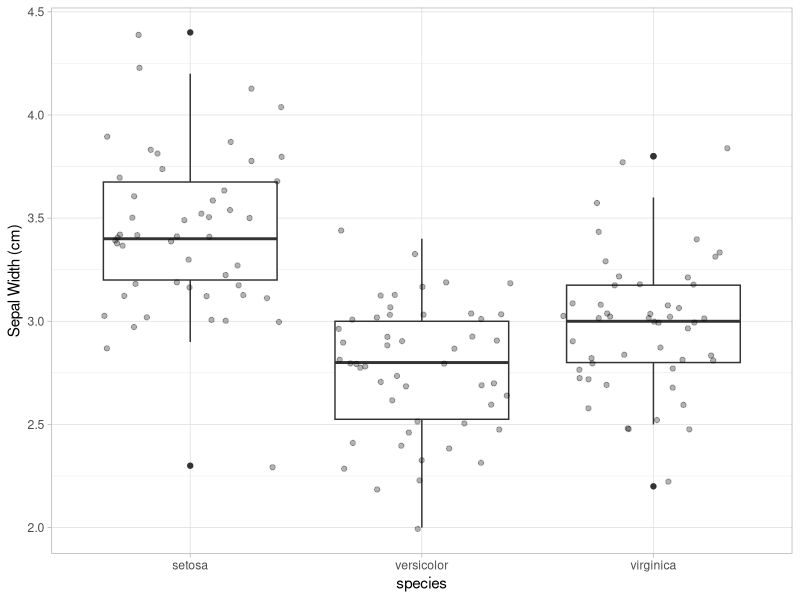
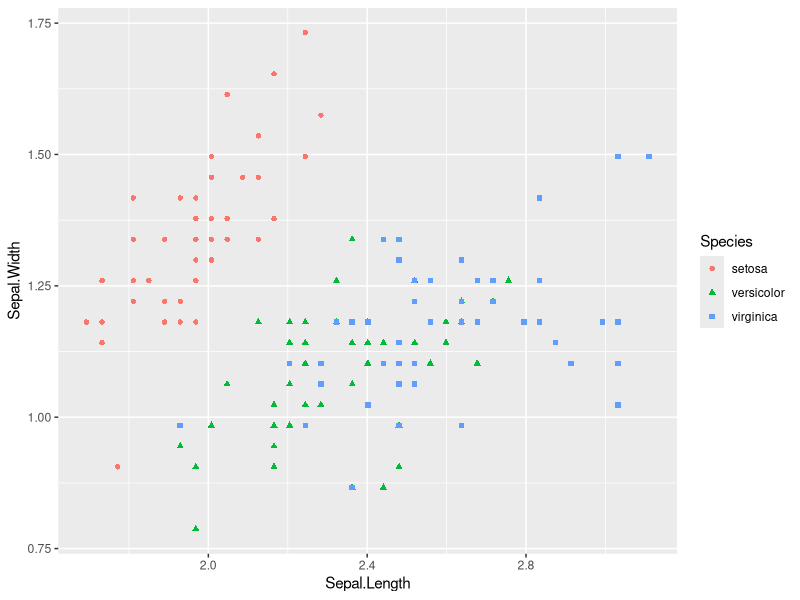
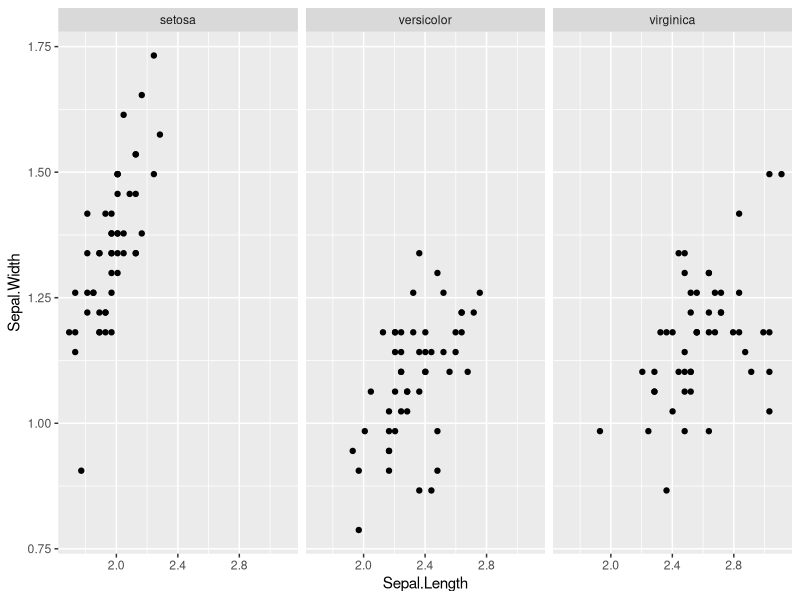

The R script that drew these images, in order: (Note: this script raises an error after producing the figures.)
## ---- chunk 1
knitr::opts_chunk$set(error = TRUE)
## ---- chunk 2
# load your packages here:
library(tidyverse)
## ---- chunk 3
six_cyl <- mtcars %>% 
  as_tibble(rownames = "car_type") %>% 
  filter(cyl == 6) %>% 
  select(car_type,mpg,hp) %>% 
  print
## ---- chunk 4
knitr::kable(six_cyl)
## ---- chunk 5
edit_iris <- iris %>% 
  rename_all(~ tolower(str_replace_all(.x, "\\.", "_"))) %>% 
  select(species,everything()) %>% 
  print
## ---- chunk 6
edit_iris %>% 
  ggplot(aes(species,sepal_width)) +
  geom_boxplot() +
  geom_jitter(alpha = 0.3) +
  ylab ("Sepal Width (cm)") +
  theme_light()
## ---- chunk 7
US_iris<-iris %>% 
  mutate(Sepal.Length = Sepal.Length/2.54, Sepal.Width = Sepal.Width/2.54, Petal.Length = Petal.Length/2.54, Petal.Width = Petal.Width/2.54)
#reminder that for tidyverse mutate, select, rename stuff, the format is "new name" = "old name"
## ---- chunk 8
US_iris %>% 
  ggplot(aes(Sepal.Length, Sepal.Width, color = Species, shape = Species)) +
  geom_point()
## ---- chunk 9
US_iris %>% 
  ggplot(aes(Sepal.Length, Sepal.Width)) +
  geom_point() +
  facet_grid(~Species)
## ---- chunk 10
gapminder %>% 
  group_by(FILL_THIS_IN) %>% 
  FILL_THIS_IN(min_life = min(lifeExp))
## ---- chunk 11
psych::bfi %>%
  as_tibble() %>% 
  select(A1:A5) %>% 
  rowwise() %>% 
  mutate(A_mean = mean(c(A1, A2, A3, A4, A5), na.rm = TRUE)) %>% 
  ungroup()
## ---- chunk 12

## ---- chunk 13
psych::bfi %>% 
  as_tibble() %>% 
  select(A1:A5) %>% 
  mutate(A_min = pmin(A1, A2, A3, A4, A5))
## ---- chunk 14
psych::bfi %>% 
  as_tibble() %>% 
  select(A1:A5) %>% 
  mutate(A_mn = rowMeans(select(., A1:A5)),
         A_mn2 = rowMeans(select(., starts_with("A", ignore.case = FALSE))))
## ---- chunk 15
FILL_THIS_IN <-
  psych::bfi %>% 
  FILL_THIS_IN(FILL_THIS_IN)
## ---- chunk 16
FILL_THIS_IN %>% 
  FILL_THIS_IN(FILL_THIS_IN) %>% 
  FILL_THIS_IN(FILL_THIS_IN)
## ---- chunk 17

## ---- chunk 18

